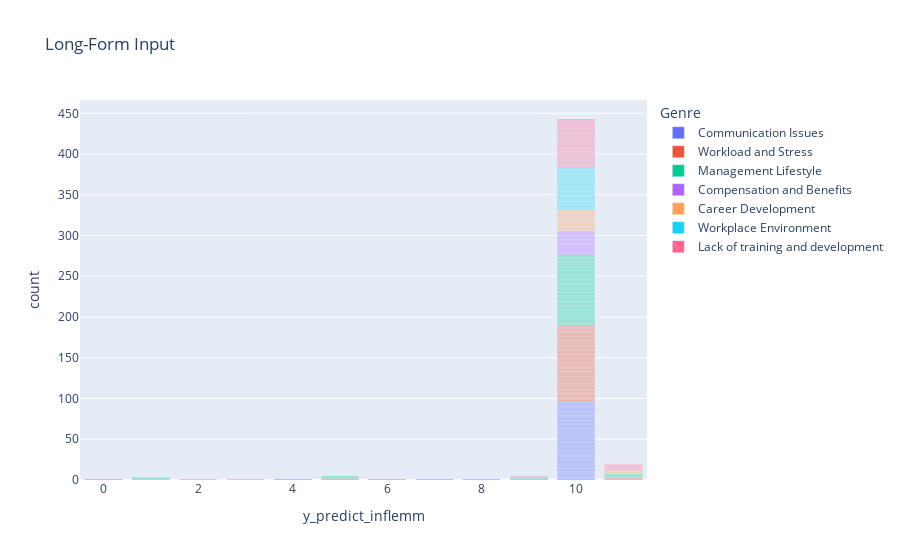

The code cell stored with this chart in its notebook:
### Code cell
fig = px.bar(df, x="y_predict_inflemm", y="count", color="Genre", title="Long-Form Input")
fig.show()

### Figure 1 — Plotly figure (JSON) as saved in the notebook; plotly's stock layout.template omitted (floating-point values rounded to 4 significant figures)
{"data": [{"alignmentgroup": "True", "hovertemplate": "Genre=Communication Issues<br>y_predict_inflemm=%{x}<br>count=%{y}<extra></extra>", "legendgroup": "Communication Issues", "marker": {"color": "#636efa", "pattern": {"shape": ""}}, "name": "Communication Issues", "offsetgroup": "Communication Issues", "orientation": "v", "showlegend": true, "textposition": "auto", "x": [10, 10, 10, 10, 10, 10, 10, 10, 10, 10, 10, 10, 10, 10, 10, 10, 10, 10, 10, 10, 10, 8, 10, 10, 10, 10, 10, 10, 10, 10, 10, 10, 10, 10, 10, 10, 10, 10, 10, 10, 10, 10, 10, 10, 10, 10, 10, 10, 10, 10, 10, 10, 10, 10, 10, 10, 10, 10, 10, 10, 10, 10, 10, 10, 10, 10, 10, 10, 10, 10, 10, 10, 10, 10, 10, 10, 10, 10, 10, 10, 10, 10, 10, 10, 10, 10, 10, 10, 7, 10, 10, 10, 10, 10, 10, 10, 4, 10, 10, 10], "xaxis": "x", "y": [1, 1, 1, 1, 1, 1, 1, 1, 1, 1, 1, 1, 1, 1, 1, 1, 1, 1, 1, 1, 1, 1, 1, 1, 1, 1, 1, 1, 1, 1, 1, 1, 1, 1, 1, 1, 1, 1, 1, 1, 1, 1, 1, 1, 1, 1, 1, 1, 1, 1, 1, 1, 1, 1, 1, 1, 1, 1, 1, 1, 1, 1, 1, 1, 1, 1, 1, 1, 1, 1, 1, 1, 1, 1, 1, 1, 1, 1, 1, 1, 1, 1, 1, 1, 1, 1, 1, 1, 1, 1, 1, 1, 1, 1, 1, 1, 1, 1, 1, 1], "yaxis": "y", "type": "bar"}, {"alignmentgroup": "True", "hovertemplate": "Genre=Workload and Stress<br>y_predict_inflemm=%{x}<br>count=%{y}<extra></extra>", "legendgroup": "Workload and Stress", "marker": {"color": "#EF553B", "pattern": {"shape": ""}}, "name": "Workload and Stress", "offsetgroup": "Workload and Stress", "orientation": "v", "showlegend": true, "textposition": "auto", "x": [10, 10, 10, 10, 10, 10, 10, 10, 10, 10, 10, 5, 10, 10, 10, 10, 10, 10, 10, 10, 10, 10, 10, 10, 11, 10, 10, 10, 10, 10, 5, 10, 10, 10, 10, 10, 10, 11, 10, 10, 10, 10, 10, 10, 10, 10, 10, 10, 10, 10, 10, 10, 10, 10, 11, 10, 10, 10, 10, 10, 10, 10, 10, 10, 10, 10, 10, 10, 10, 6, 10, 10, 10, 10, 10, 10, 10, 10, 10, 10, 0, 10, 10, 10, 10, 10, 10, 10, 10, 10, 10, 10, 10, 10, 10, 10, 10, 10, 10, 10], "xaxis": "x", "y": [1, 1, 1, 1, 1, 1, 1, 1, 1, 1, 1, 1, 1, 1, 1, 1, 1, 1, 1, 1, 1, 1, 1, 1, 1, 1, 1, 1, 1, 1, 1, 1, 1, 1, 1, 1, 1, 1, 1, 1, 1, 1, 1, 1, 1, 1, 1, 1, 1, 1, 1, 1, 1, 1, 1, 1, 1, 1, 1, 1, 1, 1, 1, 1, 1, 1, 1, 1, 1, 1, 1, 1, 1, 1, 1, 1, 1, 1, 1, 1, 1, 1, 1, 1, 1, 1, 1, 1, 1, 1, 1, 1, 1, 1, 1, 1, 1, 1, 1, 1], "yaxis": "y", "type": "bar"}, {"alignmentgroup": "True", "hovertemplate": "Genre=Management Lifestyle<br>y_predict_inflemm=%{x}<br>count=%{y}<extra></extra>", "legendgroup": "Management Lifestyle", "marker": {"color": "#00cc96", "pattern": {"shape": ""}}, "name": "Management Lifestyle", "offsetgroup": "Management Lifestyle", "orientation": "v", "showlegend": true, "textposition": "auto", "x": [10, 10, 10, 5, 10, 10, 10, 10, 1, 10, 10, 10, 10, 10, 11, 9, 10, 10, 5, 10, 10, 10, 10, 10, 10, 10, 10, 1, 10, 10, 10, 10, 10, 10, 10, 10, 10, 10, 10, 10, 10, 10, 10, 10, 11, 10, 10, 10, 10, 10, 10, 10, 10, 10, 10, 10, 10, 10, 9, 10, 10, 11, 10, 10, 5, 10, 10, 10, 10, 10, 10, 10, 10, 11, 10, 10, 10, 10, 10, 10, 10, 10, 10, 10, 10, 10, 10, 10, 9, 1, 11, 10, 10, 10, 10, 10, 10, 10, 10, 10], "xaxis": "x", "y": [1, 1, 1, 1, 1, 1, 1, 1, 1, 1, 1, 1, 1, 1, 1, 1, 1, 1, 1, 1, 1, 1, 1, 1, 1, 1, 1, 1, 1, 1, 1, 1, 1, 1, 1, 1, 1, 1, 1, 1, 1, 1, 1, 1, 1, 1, 1, 1, 1, 1, 1, 1, 1, 1, 1, 1, 1, 1, 1, 1, 1, 1, 1, 1, 1, 1, 1, 1, 1, 1, 1, 1, 1, 1, 1, 1, 1, 1, 1, 1, 1, 1, 1, 1, 1, 1, 1, 1, 1, 1, 1, 1, 1, 1, 1, 1, 1, 1, 1, 1], "yaxis": "y", "type": "bar"}, {"alignmentgroup": "True", "hovertemplate": "Genre=Compensation and Benefits<br>y_predict_inflemm=%{x}<br>count=%{y}<extra></extra>", "legendgroup": "Compensation and Benefits", "marker": {"color": "#ab63fa", "pattern": {"shape": ""}}, "name": "Compensation and Benefits", "offsetgroup": "Compensation and Benefits", "orientation": "v", "showlegend": true, "textposition": "auto", "x": [10, 10, 10, 10, 10, 10, 10, 10, 10, 10, 10, 10, 10, 10, 10, 10, 10, 10, 10, 10, 10, 10, 10, 10, 10, 10, 10, 10, 10, 10], "xaxis": "x", "y": [1, 1, 1, 1, 1, 1, 1, 1, 1, 1, 1, 1, 1, 1, 1, 1, 1, 1, 1, 1, 1, 1, 1, 1, 1, 1, 1, 1, 1, 1], "yaxis": "y", "type": "bar"}, {"alignmentgroup": "True", "hovertemplate": "Genre=Career Development<br>y_predict_inflemm=%{x}<br>count=%{y}<extra></extra>", "legendgroup": "Career Development", "marker": {"color": "#FFA15A", "pattern": {"shape": ""}}, "name": "Career Development", "offsetgroup": "Career Development", "orientation": "v", "showlegend": true, "textposition": "auto", "x": [10, 10, 10, 10, 10, 10, 11, 10, 11, 10, 10, 10, 10, 10, 10, 10, 11, 10, 10, 10, 11, 10, 10, 10, 10, 10, 10, 10, 10, 10], "xaxis": "x", "y": [1, 1, 1, 1, 1, 1, 1, 1, 1, 1, 1, 1, 1, 1, 1, 1, 1, 1, 1, 1, 1, 1, 1, 1, 1, 1, 1, 1, 1, 1], "yaxis": "y", "type": "bar"}, {"alignmentgroup": "True", "hovertemplate": "Genre=Workplace Environment<br>y_predict_inflemm=%{x}<br>count=%{y}<extra></extra>", "legendgroup": "Workplace Environment", "marker": {"color": "#19d3f3", "pattern": {"shape": ""}}, "name": "Workplace Environment", "offsetgroup": "Workplace Environment", "orientation": "v", "showlegend": true, "textposition": "auto", "x": [10, 10, 10, 10, 10, 10, 10, 10, 10, 10, 10, 10, 10, 10, 10, 10, 10, 10, 10, 10, 10, 10, 10, 10, 10, 10, 10, 10, 10, 10, 10, 10, 10, 10, 10, 10, 10, 10, 10, 10, 10, 10, 10, 10, 10, 10, 10, 10, 10, 10, 10, 10], "xaxis": "x", "y": [1, 1, 1, 1, 1, 1, 1, 1, 1, 1, 1, 1, 1, 1, 1, 1, 1, 1, 1, 1, 1, 1, 1, 1, 1, 1, 1, 1, 1, 1, 1, 1, 1, 1, 1, 1, 1, 1, 1, 1, 1, 1, 1, 1, 1, 1, 1, 1, 1, 1, 1, 1], "yaxis": "y", "type": "bar"}, {"alignmentgroup": "True", "hovertemplate": "Genre=Lack of training and development<br>y_predict_inflemm=%{x}<br>count=%{y}<extra></extra>", "legendgroup": "Lack of training and development", "marker": {"color": "#FF6692", "pattern": {"shape": ""}}, "name": "Lack of training and development", "offsetgroup": "Lack of training and development", "orientation": "v", "showlegend": true, "textposition": "auto", "x": [10, 10, 11, 10, 10, 10, 2, 10, 10, 11, 10, 10, 10, 10, 10, 10, 10, 10, 10, 11, 10, 10, 10, 10, 10, 10, 10, 10, 10, 10, 10, 11, 10, 10, 10, 10, 10, 10, 10, 10, 10, 9, 10, 10, 11, 10, 10, 11, 10, 10, 10, 10, 9, 10, 10, 3, 11, 10, 10, 10, 10, 10, 10, 10, 10, 10, 10, 10, 10, 10], "xaxis": "x", "y": [1, 1, 1, 1, 1, 1, 1, 1, 1, 1, 1, 1, 1, 1, 1, 1, 1, 1, 1, 1, 1, 1, 1, 1, 1, 1, 1, 1, 1, 1, 1, 1, 1, 1, 1, 1, 1, 1, 1, 1, 1, 1, 1, 1, 1, 1, 1, 1, 1, 1, 1, 1, 1, 1, 1, 1, 1, 1, 1, 1, 1, 1, 1, 1, 1, 1, 1, 1, 1, 1], "yaxis": "y", "type": "bar"}], "layout": {"xaxis": {"anchor": "y", "domain": [0.0, 1.0], "title": {"text": "y_predict_inflemm"}}, "yaxis": {"anchor": "x", "domain": [0.0, 1.0], "title": {"text": "count"}}, "legend": {"title": {"text": "Genre"}, "tracegroupgap": 0}, "title": {"text": "Long-Form Input"}, "barmode": "relative"}}
